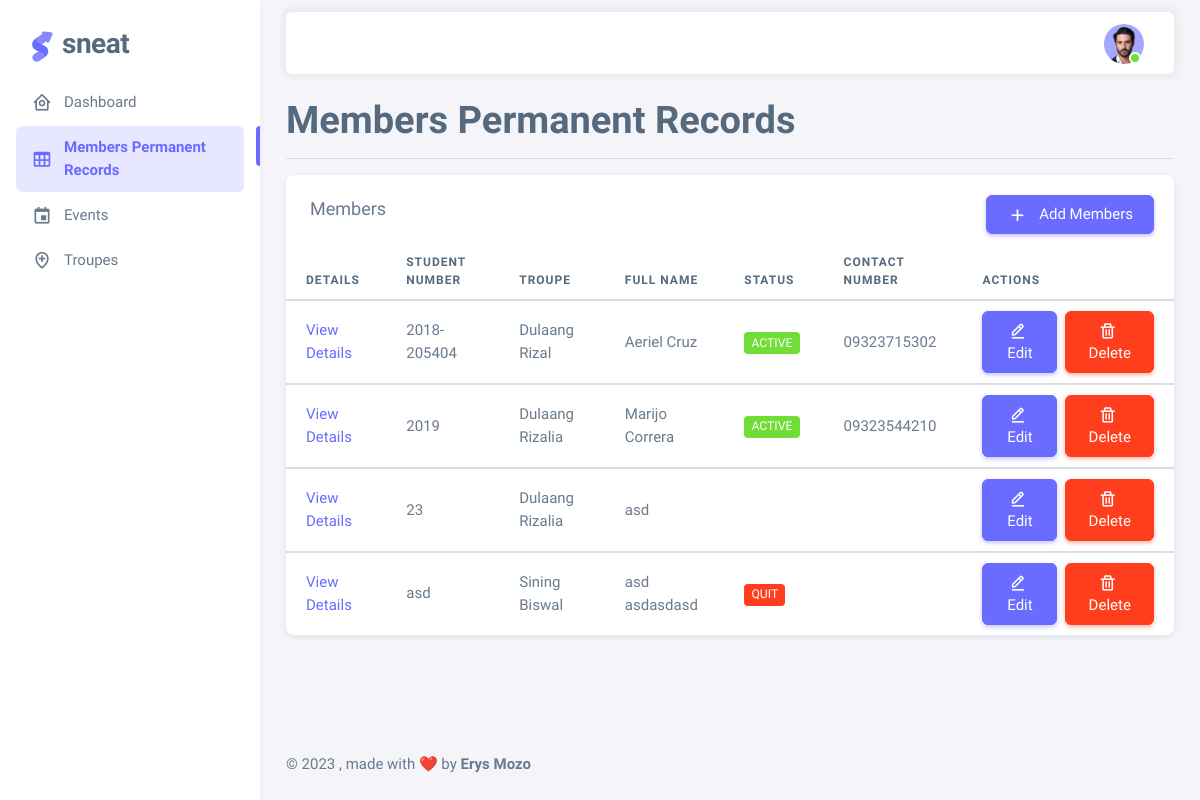
The app's page /pages/members-permanent-records.php (signed in), older data.
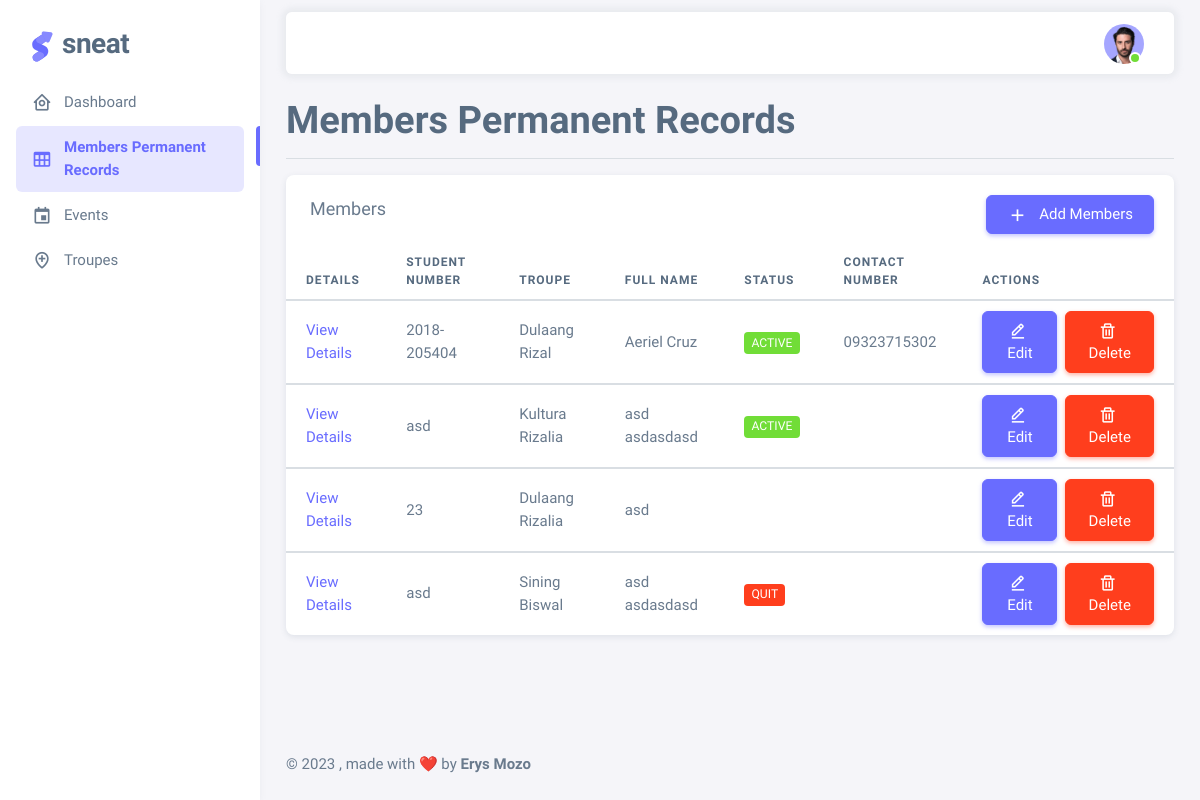
The same page, newer data.
### tables this page shows
CREATE TABLE `members_permanent_records` (
  `id` int(11) NOT NULL,
  `troup_id` int(11) NOT NULL,
  `student_number` varchar(255) NOT NULL,
  `first_name` varchar(255) NOT NULL,
  `last_name` varchar(255) NOT NULL,
  `troupe` varchar(255) DEFAULT NULL,
  `contact_number` varchar(255) NOT NULL,
  `course` varchar(255) NOT NULL,
  `curriculum_year` int(255) DEFAULT NULL,
  `birthday` date NOT NULL,
  `date_of_membership` varchar(255) DEFAULT NULL,
  `address` varchar(255) NOT NULL,
  `active_status` varchar(255) NOT NULL,
  `fathers_name` varchar(255) DEFAULT NULL,
  `fathers_occupation` varchar(255) DEFAULT NULL,
  `fathers_phone_number` varchar(255) DEFAULT NULL,
  `mothers_name` varchar(255) DEFAULT NULL,
  `mothers_occupation` varchar(255) DEFAULT NULL,
  `mothers_phone_number` varchar(255) DEFAULT NULL
);

### pages/members-permanent-records.php (the view, shortened to what this page needs)
<?php
 require "../includes/view/header.php";
?>
    <div class="layout-wrapper layout-content-navbar">
      <div class="layout-container">
        <aside id="layout-menu" class="layout-menu menu-vertical menu bg-menu-theme">
            <div class="app-brand demo">
            <a href="dashboard.php" class="app-brand-link">
                <span class="app-brand-logo demo">
                </span>
                <span class="app-brand-text demo menu-text fw-bolder ms-2">Sneat</span>
            </a>
            </div>
            <ul class="menu-inner py-1">
            <li class="menu-item">
                <a href="dashboard.php" class="menu-link">
                <i class="menu-icon tf-icons bx bx-home-circle"></i>
                <div data-i18n="Analytics">Dashboard</div>
                </a>
            </li>
            <li class="menu-item active">
                <a href="./members-permanent-records.php" class="menu-link">
                <i class="menu-icon tf-icons bx bx-table"></i>
                <div data-i18n="Members Permanent Records">Members Permanent Records</div>
                </a>
            </li>
            <li class="menu-item">
                <a href="./events.php" class="menu-link">
                <i class="menu-icon tf-icons bx bx-calendar-event"></i>
                <div data-i18n="Members Permanent Records">Events</div>
                </a>
            </li>
            <li class="menu-item">
                <a href="./troupes.php" class="menu-link">
                <i class="menu-icon tf-icons bx bx-location-plus"></i>
                <div data-i18n="Troupes">Troupes</div>
                </a>
            </li>
            </ul>
        </aside>
        <div class="layout-page">
          <?php require "../includes/view/navbar.php"; ?>
          <div class="content-wrapper">
            <div class="container-xxl flex-grow-1 container-p-y">
              <h1 class="fw-bold">Members Permanent Records</h1>
              <hr/>
              <div class="card">
                <h5 class="card-header">Members</h5>
                <div style="position: absolute; right: 20px; top: 20px;">
                <a href="./create-members-records.php">
                  <button class="btn btn-primary">
                    <i class="menu-icon tf-icons bx bx-plus"></i> Add Members</button></a>
                </div>
                <div class="table-responsive">
                  <table class="table table-hover">
                    <thead>
                      <tr>
                        <th>Details</th>
                        <th>Student Number</th>
                        <th>Troupe</th>
                        <th>Full name</th>
                        <th>Status</th>
                        <th>Contact Number</th>
                        <th>Actions</th>
                      </tr>
                    </thead>
                    <?php
                      require "../includes/model/connection.php";
                      $sql = "SELECT * FROM members_permanent_records";
                      $result = $con->query($sql);
                    ?>
                    <?php while($row = $result->fetch_assoc()) { ?>
                    <tbody class="table-border-bottom-0">
                      <tr>
                        <td><a href="./view-profile.php?student_number=<?= $row["student_number"]; ?>">View Details</td>
                        <td><?php echo $row["student_number"]; ?></td>
                        <td><?php echo $row["troupe"]; ?></td>
                        <td>
                        <?php echo $row["first_name"]; ?>
                        <?php echo $row["last_name"]; ?>
                        </td>
                        <td>
                          <?php if($row["active_status"] === "active") { ?>
                            <span class="badge bg-success me-1"><?php echo $row["active_status"]; ?></span>
                          <?php } else if($row["active_status"] === "inactive") { ?>
                            <span class="badge bg-warning me-1"><?php echo $row["active_status"]; ?></span>
                          <?php } else if($row["active_status"] === "quit") { ?>
                            <span class="badge bg-danger me-1"><?php echo $row["active_status"]; ?></span>
                          <?php } else if($row["active_status"] === "alumni" ) { ?>
                            <span class="badge bg-info me-1"><?php echo $row["active_status"]; ?></span>
                          <?php } ?>
                        </td>
                        <td><?php echo $row["contact_number"]; ?></td>
                        <td class="d-flex align-items-center gap-2">
                          <form action="./update-members-records.php" method="post">
                            <button class="btn btn-primary" type="submit"  name="submit"><i class="bx bx-edit-alt me-1"></i> Edit</button>
                          </form>
                          <form method="post" action="<?php echo $_SERVER['PHP_SELF']; ?>" >
                            <button type="button" class="btn btn-danger" data-bs-toggle="modal" data-bs-target="#exampleModal" data-id="<?php echo $row["student_number"]; ?>" onclick="confirmDelete(this);" ><i class="bx bx-trash me-1" ></i> Delete</butto>
                          </form>
                        </td>
                      </tr>
                    </tbody>
                    <?php } ?>
                  </table>
                  </div>
            </div>
          </div>
<?php include "../includes/view/footer.php" ?>

### includes/view/header.php (shortened to what this page needs)
<!DOCTYPE html>
<html lang="en" class="light-style  customizer-hide" dir="ltr" data-theme="theme-default" data-assets-path="assets/"
  data-template="vertical-menu-template-no-customizer">
<head>
    <link rel="stylesheet" href="./assets/vendor/css/core.css" />
    <link rel="stylesheet" href="./assets/vendor/css/theme-default.css" />
    <link rel="stylesheet" href="./assets/css/demo.css" />
    <link rel="stylesheet" href="./assets/bootstrap/css/bootstrap.min.css">
    <link rel="stylesheet" href="./assets/css/styles.css">
    <link rel="stylesheet" href="../assets/vendor/fonts/boxicons.css" />
    <link rel="stylesheet" href="../assets/vendor/css/core.css" class="template-customizer-core-css" />
    <link rel="stylesheet" href="../assets/vendor/css/theme-default.css" class="template-customizer-theme-css" />
    <link rel="stylesheet" href="../assets/css/demo.css" />
    <link rel="stylesheet" href="../assets/vendor/libs/perfect-scrollbar/perfect-scrollbar.css" />
    <link rel="stylesheet" href="../assets/vendor/libs/apex-charts/apex-charts.css" />
</head>
<body>

### includes/view/navbar.php (shortened to what this page needs)
 <nav
    class="layout-navbar container-xxl navbar navbar-expand-xl navbar-detached align-items-center bg-navbar-theme"
    id="layout-navbar"
    >
    <div class="navbar-nav-right d-flex align-items-center" id="navbar-collapse">
        <ul class="navbar-nav flex-row align-items-center ms-auto">
        <li class="nav-item navbar-dropdown dropdown-user dropdown">
            <a class="nav-link dropdown-toggle hide-arrow" href="javascript:void(0);" data-bs-toggle="dropdown">
            <div class="avatar avatar-online">
                <img src="../assets/img/avatars/1.png" alt class="w-px-40 h-auto rounded-circle" />
            </div>
            </a>
        </li>
        </ul>
    </div>
</nav>

### includes/view/footer.php (shortened to what this page needs)
     <footer class="content-footer footer bg-footer-theme">
              <div class="container-xxl d-flex flex-wrap justify-content-between py-2 flex-md-row flex-column">
                <div class="mb-2 mb-md-0">
                  ©
                  , made with ❤️ by
                  <p class="footer-link fw-bolder">Erys Mozo</p>
                </div>
              </div>
            </footer>
          </div>
        </div>
      </div>
    </div>
  </body>
</html>

### assets/css/demo.css (style rules this page uses)
.menu .app-brand.demo { height: 64px; margin-top: 12px; }
.app-brand-logo.demo svg { width: 22px; height: 38px; }
.app-brand-text.demo { font-size: 1.75rem; letter-spacing: -0.5px; text-transform: lowercase; }

### assets/css/styles.css (style rules this page uses)
*, *::before, *::after { box-sizing: border-box; scroll-behavior: smooth; }
html, body { padding: 0; margin: 0; font-size: 100%; font-family: "Roboto", sans-serif, Arial, Helvetica, sans-serif; }
h1, h2, h3, h4, ul, li { padding: 0; margin: 0; list-style: none; }
a, a::before, a::after { text-decoration: none; color: unset; }

Row changes from the older to the newer data that the page shows:
changed members_permanent_records: student_number "2019" → "asd"; troupe "Dulaang Rizalia" → "Kultura Rizalia"; first_name "Marijo" → "asd"; last_name "Correra" → "asdasdasd"; contact_number "09323544210" → (not shown)
